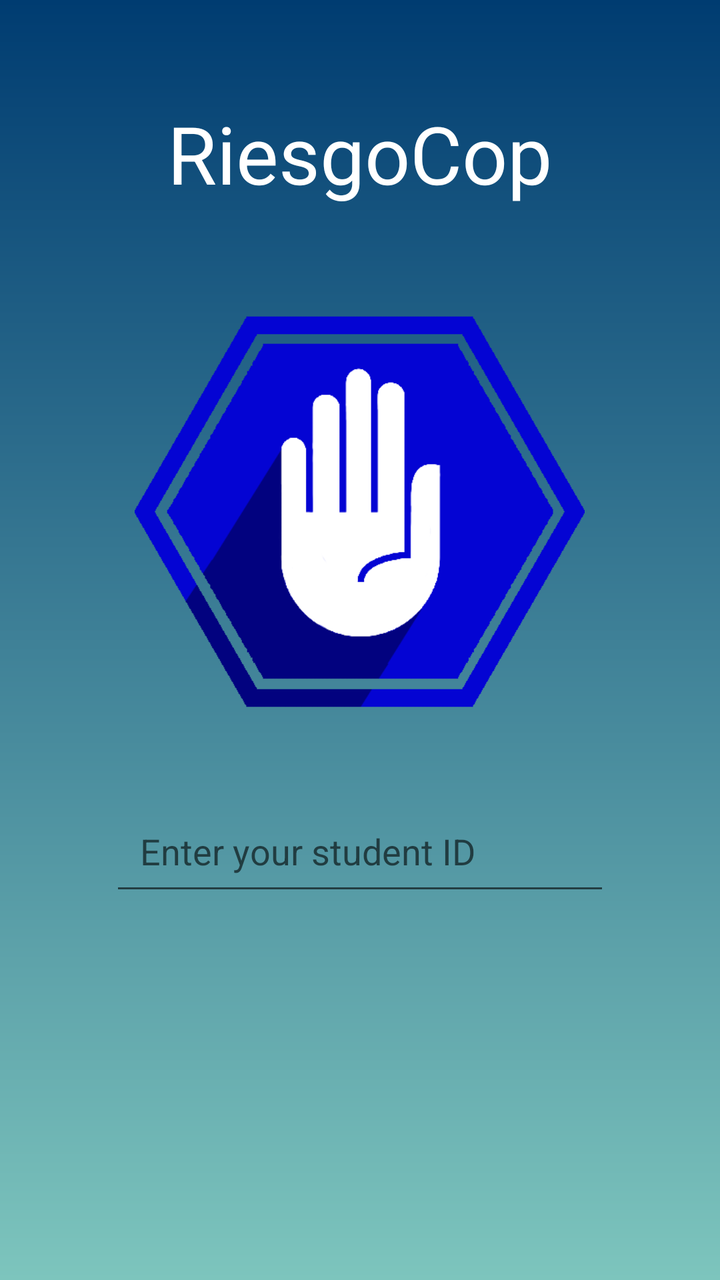
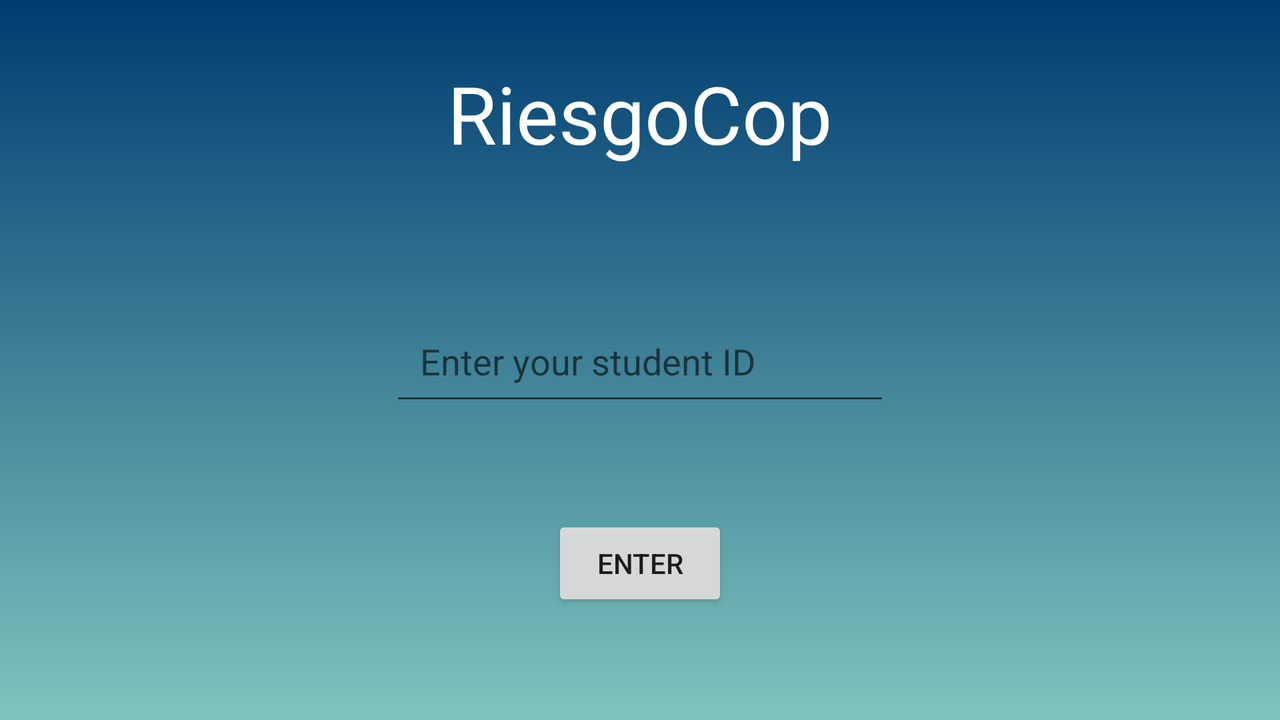

An Android layout and its configuration variant, each rendered on a device that would load it. The default file and the variant file are quoted in full after the pictures.
<!-- AndroidManifest.xml: application theme AppTheme -->
<!-- res/layout/login_layout_student.xml -->
<?xml version="1.0" encoding="utf-8"?>
<LinearLayout xmlns:android="http://schemas.android.com/apk/res/android"
              android:orientation="vertical"
              android:layout_width="match_parent"
              android:layout_height="match_parent"
              android:background="@drawable/degradado_inicial">
    <TextView
        android:layout_width="wrap_content"
        android:layout_height="wrap_content"
        android:id="@+id/nameapp_login"
        android:text="@string/app_name"
        android:layout_marginTop="50dp"
        android:layout_marginBottom="40dp"
        android:textColor="#FFFF"
        android:textSize="40sp"
        android:layout_gravity="center"/>
    <ImageView
            android:layout_width="225dp"
            android:layout_height="225dp"
            android:src="@drawable/logo"
            android:layout_gravity="center_horizontal"/>

    <EditText
        android:id="@+id/et_carnet_estudiante"
        android:layout_width="250dp"
        android:layout_height="wrap_content"
        android:hint="@string/enter_your_id"
        android:layout_marginTop="30dp"
        android:padding="15dp"
        android:layout_gravity="center_horizontal"/>




</LinearLayout>
<!-- resources referenced by this layout -->
<resources>
  <!-- drawable degradado_inicial (drawable) -->
  <?xml version="1.0" encoding="utf-8"?>
  <shape xmlns:android="http://schemas.android.com/apk/res/android">
      <gradient
          android:startColor="#003c71"
          android:endColor="#7dc5bd"
          android:angle="270" />
  
  </shape>
  <!-- drawable logo: png bitmap (drawable, 12371 bytes) -->
  <string name="app_name" translatable="false">RiesgoCop</string>
  <string name="enter_your_id">Enter your student ID</string>
  <style name="AppTheme" parent="Theme.AppCompat.Light.DarkActionBar">
          
          <item name="colorPrimary">@color/colorPrimary</item>
          <item name="colorPrimaryDark">@color/colorPrimaryDark</item>
          <item name="colorAccent">@color/colorAccent</item>
      </style>
  <color name="colorPrimary">#008577</color>
  <color name="colorPrimaryDark">#00574B</color>
  <color name="colorAccent">#D81B60</color>
</resources>
<!-- res/layout-land/login_layout_student.xml (the author's variant of the layout above) -->
<!-- drawn on the phone turned sideways -->
<?xml version="1.0" encoding="utf-8"?>
<LinearLayout xmlns:android="http://schemas.android.com/apk/res/android"
              android:orientation="vertical"
              android:layout_width="match_parent"
              android:layout_height="match_parent"
              android:background="@drawable/degradado_inicial">
        <TextView
                android:id="@+id/nameapp_login"
                android:layout_width="wrap_content"
                android:layout_height="wrap_content"
                android:text="@string/app_name"
                android:layout_marginTop="30dp"
                android:layout_marginBottom="40dp"
                android:textColor="#FFFF"
                android:textSize="40sp"
                android:layout_gravity="center"/>
        <ImageView
                android:layout_width="wrap_content"
                android:layout_height="wrap_content"
                android:src="@mipmap/ic_launcher_round"
                android:layout_gravity="center_horizontal"/>

        <EditText
                android:id="@+id/et_carnet_estudiante"
                android:layout_width="250dp"
                android:layout_height="wrap_content"
                android:hint="@string/enter_your_id"
                android:layout_marginTop="30dp"
                android:padding="15dp"
                android:layout_gravity="center_horizontal"/>
        <Button
                android:id="@+id/bt_student_login"
                android:layout_width="wrap_content"
                android:layout_height="wrap_content"
                android:layout_marginTop="50dp"
                android:text="@string/enter"
                android:layout_gravity="center"/>

</LinearLayout>
<!-- resources referenced by the variant -->
<!-- as the phone turned sideways resolves them -->
<resources>
  <!-- drawable degradado_inicial (drawable) -->
  <?xml version="1.0" encoding="utf-8"?>
  <shape xmlns:android="http://schemas.android.com/apk/res/android">
      <gradient
          android:startColor="#003c71"
          android:endColor="#7dc5bd"
          android:angle="270" />
  
  </shape>
  <string name="app_name" translatable="false">RiesgoCop</string>
  <string name="enter">Enter</string>
  <string name="enter_your_id">Enter your student ID</string>
  <style name="AppTheme" parent="Theme.AppCompat.Light.DarkActionBar">
          
          <item name="colorPrimary">@color/colorPrimary</item>
          <item name="colorPrimaryDark">@color/colorPrimaryDark</item>
          <item name="colorAccent">@color/colorAccent</item>
      </style>
  <color name="colorPrimary">#008577</color>
  <color name="colorPrimaryDark">#00574B</color>
  <color name="colorAccent">#D81B60</color>
</resources>
